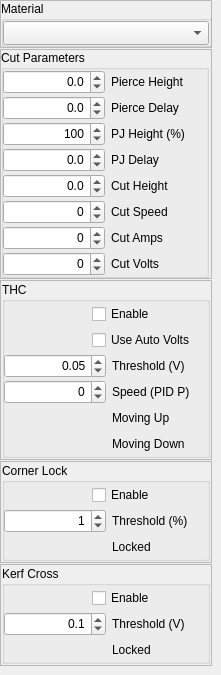
    <widget class="QWidget" name="run_tab">
     <property name="sizePolicy">
      <sizepolicy hsizetype="Expanding" vsizetype="Expanding">
       <horstretch>0</horstretch>
       <verstretch>0</verstretch>
      </sizepolicy>
     </property>
     <attribute name="title">
      <string>Run</string>
     </attribute>
     <widget class="QFrame" name="corner_frame">
      <property name="geometry">
       <rect>
        <x>0</x>
        <y>461</y>
        <width>212</width>
        <height>102</height>
       </rect>
      </property>
      <property name="frameShape">
       <enum>QFrame::StyledPanel</enum>
      </property>
      <property name="frameShadow">
       <enum>QFrame::Raised</enum>
      </property>
      <widget class="QGroupBox" name="corner_box">
       <property name="geometry">
        <rect>
         <x>2</x>
         <y>2</y>
         <width>208</width>
         <height>98</height>
        </rect>
       </property>
       <property name="autoFillBackground">
        <bool>false</bool>
       </property>
       <property name="title">
        <string>Corner Lock</string>
       </property>
       <property name="alignment">
        <set>Qt::AlignLeading|Qt::AlignLeft|Qt::AlignTop</set>
       </property>
       <property name="flat">
        <bool>true</bool>
       </property>
       <widget class="QCheckBox" name="cornerlock_enable">
        <property name="geometry">
         <rect>
          <x>90</x>
          <y>20</y>
          <width>118</width>
          <height>24</height>
         </rect>
        </property>
        <property name="text">
         <string>Enable</string>
        </property>
       </widget>
       <widget class="QDoubleSpinBox" name="cornerlock_threshold">
        <property name="geometry">
         <rect>
          <x>2</x>
          <y>46</y>
          <width>102</width>
          <height>24</height>
         </rect>
        </property>
        <property name="wrapping">
         <bool>true</bool>
        </property>
        <property name="alignment">
         <set>Qt::AlignRight|Qt::AlignTrailing|Qt::AlignVCenter</set>
        </property>
        <property name="decimals">
         <number>0</number>
        </property>
        <property name="minimum">
         <double>1.000000000000000</double>
        </property>
        <property name="maximum">
         <double>99.000000000000000</double>
        </property>
        <property name="value">
         <double>1.000000000000000</double>
        </property>
       </widget>
       <widget class="QLabel" name="label_15">
        <property name="geometry">
         <rect>
          <x>110</x>
          <y>46</y>
          <width>98</width>
          <height>24</height>
         </rect>
        </property>
        <property name="text">
         <string>Threshold (%)</string>
        </property>
       </widget>
       <widget class="QLabel" name="label_18">
        <property name="geometry">
         <rect>
          <x>110</x>
          <y>72</y>
          <width>98</width>
          <height>24</height>
         </rect>
        </property>
        <property name="text">
         <string>Locked</string>
        </property>
       </widget>
       <widget class="LED" name="cornerlock_locked_led">
        <property name="geometry">
         <rect>
          <x>86</x>
          <y>74</y>
          <width>24</width>
          <height>24</height>
         </rect>
        </property>
        <property name="color">
         <color>
          <red>252</red>
          <green>233</green>
          <blue>79</blue>
         </color>
        </property>
       </widget>
      </widget>
     </widget>
     <widget class="QFrame" name="material_frame">
      <property name="geometry">
       <rect>
        <x>0</x>
        <y>0</y>
        <width>212</width>
        <height>48</height>
       </rect>
      </property>
      <property name="frameShape">
       <enum>QFrame::StyledPanel</enum>
      </property>
      <property name="frameShadow">
       <enum>QFrame::Raised</enum>
      </property>
      <widget class="QGroupBox" name="material_box">
       <property name="geometry">
        <rect>
         <x>1</x>
         <y>1</y>
         <width>212</width>
         <height>46</height>
        </rect>
       </property>
       <property name="title">
        <string>Material</string>
       </property>
       <property name="alignment">
        <set>Qt::AlignLeading|Qt::AlignLeft|Qt::AlignTop</set>
       </property>
       <widget class="QComboBox" name="materials">
        <property name="geometry">
         <rect>
          <x>2</x>
          <y>20</y>
          <width>206</width>
          <height>24</height>
         </rect>
        </property>
        <property name="editable">
         <bool>false</bool>
        </property>
        <property name="currentIndex">
         <number>-1</number>
        </property>
       </widget>
      </widget>
     </widget>
     <widget class="QFrame" name="cut_frame">
      <property name="geometry">
       <rect>
        <x>0</x>
        <y>49</y>
        <width>212</width>
        <height>230</height>
       </rect>
      </property>
      <property name="frameShape">
       <enum>QFrame::StyledPanel</enum>
      </property>
      <property name="frameShadow">
       <enum>QFrame::Raised</enum>
      </property>
      <property name="lineWidth">
       <number>2</number>
      </property>
      <widget class="QGroupBox" name="cut_box">
       <property name="geometry">
        <rect>
         <x>1</x>
         <y>1</y>
         <width>208</width>
         <height>228</height>
        </rect>
       </property>
       <property name="title">
        <string>Cut Parameters</string>
       </property>
       <property name="alignment">
        <set>Qt::AlignLeading|Qt::AlignLeft|Qt::AlignTop</set>
       </property>
       <property name="flat">
        <bool>true</bool>
       </property>
       <widget class="QDoubleSpinBox" name="pierce_height">
        <property name="geometry">
         <rect>
          <x>2</x>
          <y>20</y>
          <width>102</width>
          <height>24</height>
         </rect>
        </property>
        <property name="wrapping">
         <bool>true</bool>
        </property>
        <property name="alignment">
         <set>Qt::AlignRight|Qt::AlignTrailing|Qt::AlignVCenter</set>
        </property>
        <property name="decimals">
         <number>1</number>
        </property>
        <property name="maximum">
         <double>10.000000000000000</double>
        </property>
        <property name="singleStep">
         <double>0.100000000000000</double>
        </property>
        <property name="value">
         <double>0.000000000000000</double>
        </property>
       </widget>
       <widget class="QDoubleSpinBox" name="pierce_delay">
        <property name="geometry">
         <rect>
          <x>2</x>
          <y>46</y>
          <width>102</width>
          <height>24</height>
         </rect>
        </property>
        <property name="wrapping">
         <bool>true</bool>
        </property>
        <property name="alignment">
         <set>Qt::AlignRight|Qt::AlignTrailing|Qt::AlignVCenter</set>
        </property>
        <property name="decimals">
         <number>1</number>
        </property>
        <property name="maximum">
         <double>10.000000000000000</double>
        </property>
        <property name="singleStep">
         <double>0.100000000000000</double>
        </property>
        <property name="value">
         <double>0.000000000000000</double>
        </property>
       </widget>
       <widget class="QDoubleSpinBox" name="puddle_jump_height">
        <property name="geometry">
         <rect>
          <x>2</x>
          <y>72</y>
          <width>102</width>
          <height>24</height>
         </rect>
        </property>
        <property name="wrapping">
         <bool>true</bool>
        </property>
        <property name="alignment">
         <set>Qt::AlignRight|Qt::AlignTrailing|Qt::AlignVCenter</set>
        </property>
        <property name="decimals">
         <number>0</number>
        </property>
        <property name="minimum">
         <double>50.000000000000000</double>
        </property>
        <property name="maximum">
         <double>200.000000000000000</double>
        </property>
        <property name="value">
         <double>100.000000000000000</double>
        </property>
       </widget>
       <widget class="QDoubleSpinBox" name="puddle_jump_delay">
        <property name="geometry">
         <rect>
          <x>2</x>
          <y>98</y>
          <width>102</width>
          <height>24</height>
         </rect>
        </property>
        <property name="wrapping">
         <bool>true</bool>
        </property>
        <property name="alignment">
         <set>Qt::AlignRight|Qt::AlignTrailing|Qt::AlignVCenter</set>
        </property>
        <property name="decimals">
         <number>1</number>
        </property>
        <property name="maximum">
         <double>5.000000000000000</double>
        </property>
        <property name="singleStep">
         <double>0.100000000000000</double>
        </property>
        <property name="value">
         <double>0.000000000000000</double>
        </property>
       </widget>
       <widget class="QDoubleSpinBox" name="cut_height">
        <property name="geometry">
         <rect>
          <x>2</x>
          <y>124</y>
          <width>102</width>
          <height>24</height>
         </rect>
        </property>
        <property name="wrapping">
         <bool>true</bool>
        </property>
        <property name="alignment">
         <set>Qt::AlignRight|Qt::AlignTrailing|Qt::AlignVCenter</set>
        </property>
        <property name="prefix">
         <string/>
        </property>
        <property name="suffix">
         <string/>
        </property>
        <property name="decimals">
         <number>1</number>
        </property>
        <property name="maximum">
         <double>10.000000000000000</double>
        </property>
        <property name="singleStep">
         <double>0.100000000000000</double>
        </property>
        <property name="value">
         <double>0.000000000000000</double>
        </property>
       </widget>
       <widget class="QDoubleSpinBox" name="cut_feed_rate">
        <property name="geometry">
         <rect>
          <x>2</x>
          <y>150</y>
          <width>102</width>
          <height>24</height>
         </rect>
        </property>
        <property name="wrapping">
         <bool>true</bool>
        </property>
        <property name="alignment">
         <set>Qt::AlignRight|Qt::AlignTrailing|Qt::AlignVCenter</set>
        </property>
        <property name="prefix">
         <string/>
        </property>
        <property name="suffix">
         <string/>
        </property>
        <property name="decimals">
         <number>0</number>
        </property>
        <property name="maximum">
         <double>10000.000000000000000</double>
        </property>
        <property name="singleStep">
         <double>1.000000000000000</double>
        </property>
        <property name="value">
         <double>0.000000000000000</double>
        </property>
       </widget>
       <widget class="QDoubleSpinBox" name="cut_amps">
        <property name="geometry">
         <rect>
          <x>2</x>
          <y>176</y>
          <width>102</width>
          <height>24</height>
         </rect>
        </property>
        <property name="wrapping">
         <bool>true</bool>
        </property>
        <property name="alignment">
         <set>Qt::AlignRight|Qt::AlignTrailing|Qt::AlignVCenter</set>
        </property>
        <property name="decimals">
         <number>0</number>
        </property>
        <property name="maximum">
         <double>300.000000000000000</double>
        </property>
        <property name="value">
         <double>0.000000000000000</double>
        </property>
       </widget>
       <widget class="QDoubleSpinBox" name="cut_volts">
        <property name="geometry">
         <rect>
          <x>2</x>
          <y>202</y>
          <width>102</width>
          <height>24</height>
         </rect>
        </property>
        <property name="wrapping">
         <bool>true</bool>
        </property>
        <property name="alignment">
         <set>Qt::AlignRight|Qt::AlignTrailing|Qt::AlignVCenter</set>
        </property>
        <property name="decimals">
         <number>0</number>
        </property>
        <property name="maximum">
         <double>300.000000000000000</double>
        </property>
        <property name="singleStep">
         <double>1.000000000000000</double>
        </property>
        <property name="value">
         <double>0.000000000000000</double>
        </property>
       </widget>
       <widget class="QLabel" name="cVLabel">
        <property name="geometry">
         <rect>
          <x>110</x>
          <y>202</y>
          <width>98</width>
          <height>24</height>
         </rect>
        </property>
        <property name="text">
         <string>Cut Volts</string>
        </property>
       </widget>
       <widget class="QLabel" name="label_10">
        <property name="geometry">
         <rect>
          <x>110</x>
          <y>176</y>
          <width>98</width>
          <height>24</height>
         </rect>
        </property>
        <property name="text">
         <string>Cut Amps</string>
        </property>
       </widget>
       <widget class="QLabel" name="label_9">
        <property name="geometry">
         <rect>
          <x>110</x>
          <y>150</y>
          <width>98</width>
          <height>24</height>
         </rect>
        </property>
        <property name="text">
         <string>Cut Speed</string>
        </property>
       </widget>
       <widget class="QLabel" name="label_8">
        <property name="geometry">
         <rect>
          <x>110</x>
          <y>124</y>
          <width>98</width>
          <height>24</height>
         </rect>
        </property>
        <property name="text">
         <string>Cut Height</string>
        </property>
       </widget>
       <widget class="QLabel" name="label_7">
        <property name="geometry">
         <rect>
          <x>110</x>
          <y>98</y>
          <width>98</width>
          <height>24</height>
         </rect>
        </property>
        <property name="text">
         <string>PJ Delay</string>
        </property>
       </widget>
       <widget class="QLabel" name="label_6">
        <property name="geometry">
         <rect>
          <x>110</x>
          <y>72</y>
          <width>98</width>
          <height>24</height>
         </rect>
        </property>
        <property name="text">
         <string>PJ Height (%)</string>
        </property>
       </widget>
       <widget class="QLabel" name="label_5">
        <property name="geometry">
         <rect>
          <x>110</x>
          <y>46</y>
          <width>98</width>
          <height>24</height>
         </rect>
        </property>
        <property name="text">
         <string>Pierce Delay</string>
        </property>
       </widget>
       <widget class="QLabel" name="label_4">
        <property name="geometry">
         <rect>
          <x>110</x>
          <y>20</y>
          <width>98</width>
          <height>24</height>
         </rect>
        </property>
        <property name="text">
         <string>Pierce Height</string>
        </property>
       </widget>
      </widget>
     </widget>
     <widget class="QFrame" name="thc_frame">
      <property name="geometry">
       <rect>
        <x>0</x>
        <y>280</y>
        <width>212</width>
        <height>180</height>
       </rect>
      </property>
      <property name="frameShape">
       <enum>QFrame::StyledPanel</enum>
      </property>
      <property name="frameShadow">
       <enum>QFrame::Raised</enum>
      </property>
      <widget class="QGroupBox" name="thc_box">
       <property name="geometry">
        <rect>
         <x>2</x>
         <y>2</y>
         <width>208</width>
         <height>176</height>
        </rect>
       </property>
       <property name="title">
        <string>THC</string>
       </property>
       <property name="alignment">
        <set>Qt::AlignLeading|Qt::AlignLeft|Qt::AlignTop</set>
       </property>
       <widget class="QCheckBox" name="thc_enable">
        <property name="geometry">
         <rect>
          <x>90</x>
          <y>20</y>
          <width>118</width>
          <height>24</height>
         </rect>
        </property>
        <property name="text">
         <string>Enable</string>
        </property>
       </widget>
       <widget class="QCheckBox" name="use_auto_volts">
        <property name="geometry">
         <rect>
          <x>90</x>
          <y>46</y>
          <width>118</width>
          <height>24</height>
         </rect>
        </property>
        <property name="text">
         <string>Use Auto Volts</string>
        </property>
       </widget>
       <widget class="QLabel" name="tTLabel">
        <property name="geometry">
         <rect>
          <x>110</x>
          <y>72</y>
          <width>98</width>
          <height>24</height>
         </rect>
        </property>
        <property name="text">
         <string>Threshold (V)</string>
        </property>
       </widget>
       <widget class="QLabel" name="pPLabel">
        <property name="geometry">
         <rect>
          <x>110</x>
          <y>98</y>
          <width>98</width>
          <height>24</height>
         </rect>
        </property>
        <property name="text">
         <string>Speed (PID P)</string>
        </property>
       </widget>
       <widget class="QLabel" name="lULabel">
        <property name="geometry">
         <rect>
          <x>110</x>
          <y>124</y>
          <width>98</width>
          <height>24</height>
         </rect>
        </property>
        <property name="text">
         <string>Moving Up</string>
        </property>
       </widget>
       <widget class="QLabel" name="lDLabel">
        <property name="geometry">
         <rect>
          <x>110</x>
          <y>150</y>
          <width>98</width>
          <height>24</height>
         </rect>
        </property>
        <property name="text">
         <string>Moving Down</string>
        </property>
       </widget>
       <widget class="QDoubleSpinBox" name="thc_threshold">
        <property name="geometry">
         <rect>
          <x>2</x>
          <y>72</y>
          <width>102</width>
          <height>24</height>
         </rect>
        </property>
        <property name="wrapping">
         <bool>true</bool>
        </property>
        <property name="alignment">
         <set>Qt::AlignRight|Qt::AlignTrailing|Qt::AlignVCenter</set>
        </property>
        <property name="minimum">
         <double>0.050000000000000</double>
        </property>
        <property name="maximum">
         <double>10.000000000000000</double>
        </property>
        <property name="singleStep">
         <double>0.010000000000000</double>
        </property>
        <property name="value">
         <double>0.050000000000000</double>
        </property>
       </widget>
       <widget class="QDoubleSpinBox" name="pid_p_gain">
        <property name="geometry">
         <rect>
          <x>2</x>
          <y>98</y>
          <width>102</width>
          <height>24</height>
         </rect>
        </property>
        <property name="wrapping">
         <bool>true</bool>
        </property>
        <property name="alignment">
         <set>Qt::AlignRight|Qt::AlignTrailing|Qt::AlignVCenter</set>
        </property>
        <property name="decimals">
         <number>0</number>
        </property>
        <property name="maximum">
         <double>1000.000000000000000</double>
        </property>
        <property name="value">
         <double>0.000000000000000</double>
        </property>
       </widget>
       <widget class="LED" name="up_led">
        <property name="geometry">
         <rect>
          <x>86</x>
          <y>126</y>
          <width>24</width>
          <height>23</height>
         </rect>
        </property>
        <property name="color">
         <color>
          <red>252</red>
          <green>233</green>
          <blue>79</blue>
         </color>
        </property>
       </widget>
       <widget class="LED" name="down_led">
        <property name="geometry">
         <rect>
          <x>86</x>
          <y>152</y>
          <width>24</width>
          <height>24</height>
         </rect>
        </property>
        <property name="color">
         <color>
          <red>252</red>
          <green>233</green>
          <blue>79</blue>
         </color>
        </property>
       </widget>
      </widget>
     </widget>
     <widget class="QFrame" name="kerf_frame">
      <property name="geometry">
       <rect>
        <x>0</x>
        <y>564</y>
        <width>212</width>
        <height>102</height>
       </rect>
      </property>
      <property name="frameShape">
       <enum>QFrame::StyledPanel</enum>
      </property>
      <property name="frameShadow">
       <enum>QFrame::Raised</enum>
      </property>
      <widget class="QGroupBox" name="kerf_box">
       <property name="geometry">
        <rect>
         <x>2</x>
         <y>2</y>
         <width>208</width>
         <height>98</height>
        </rect>
       </property>
       <property name="autoFillBackground">
        <bool>false</bool>
       </property>
       <property name="title">
        <string>Kerf Cross</string>
       </property>
       <property name="alignment">
        <set>Qt::AlignLeading|Qt::AlignLeft|Qt::AlignTop</set>
       </property>
       <property name="flat">
        <bool>true</bool>
       </property>
       <widget class="QCheckBox" name="kerfcross_enable">
        <property name="geometry">
         <rect>
          <x>90</x>
          <y>20</y>
          <width>118</width>
          <height>24</height>
         </rect>
        </property>
        <property name="text">
         <string>Enable</string>
        </property>
       </widget>
       <widget class="QDoubleSpinBox" name="kerfcross_threshold">
        <property name="geometry">
         <rect>
          <x>2</x>
          <y>46</y>
          <width>102</width>
          <height>24</height>
         </rect>
        </property>
        <property name="wrapping">
         <bool>true</bool>
        </property>
        <property name="alignment">
         <set>Qt::AlignRight|Qt::AlignTrailing|Qt::AlignVCenter</set>
        </property>
        <property name="decimals">
         <number>1</number>
        </property>
        <property name="minimum">
         <double>0.100000000000000</double>
        </property>
        <property name="maximum">
         <double>10.000000000000000</double>
        </property>
        <property name="singleStep">
         <double>0.100000000000000</double>
        </property>
        <property name="value">
         <double>0.100000000000000</double>
        </property>
       </widget>
       <widget class="QLabel" name="label_20">
        <property name="geometry">
         <rect>
          <x>110</x>
          <y>46</y>
          <width>98</width>
          <height>24</height>
         </rect>
        </property>
        <property name="text">
         <string>Threshold (V)</string>
        </property>
       </widget>
       <widget class="QLabel" name="label_21">
        <property name="geometry">
         <rect>
          <x>110</x>
          <y>72</y>
          <width>98</width>
          <height>24</height>
         </rect>
        </property>
        <property name="text">
         <string>Locked</string>
        </property>
       </widget>
       <widget class="LED" name="kerfcross_locked_led">
        <property name="geometry">
         <rect>
          <x>86</x>
          <y>74</y>
          <width>24</width>
          <height>24</height>
         </rect>
        </property>
        <property name="color">
         <color>
          <red>252</red>
          <green>233</green>
          <blue>79</blue>
         </color>
        </property>
       </widget>
      </widget>
     </widget>
    </widget>
